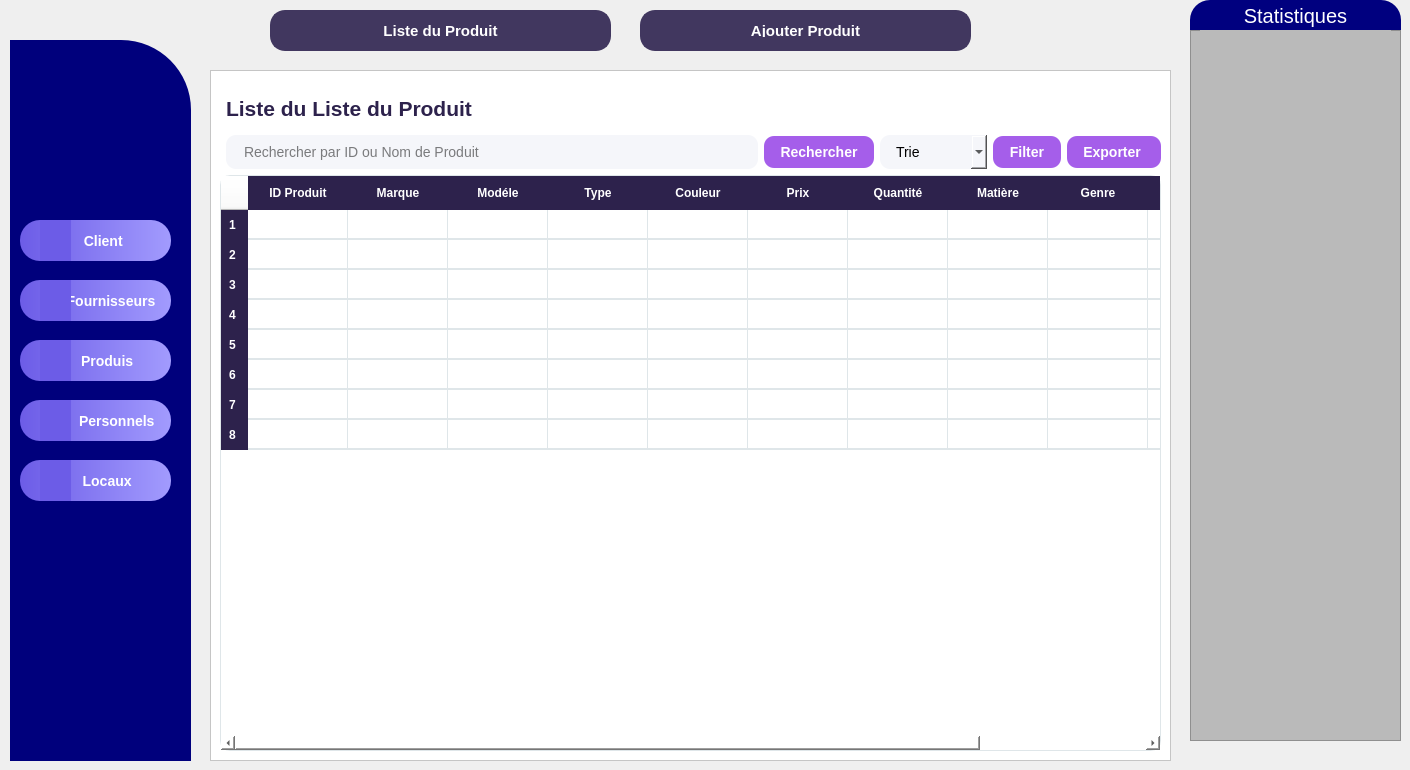
    <widget class="QWidget" name="page">
     <widget class="QFrame" name="frame_6">
      <property name="geometry">
       <rect>
        <x>10</x>
        <y>40</y>
        <width>181</width>
        <height>721</height>
       </rect>
      </property>
      <property name="toolTipDuration">
       <number>0</number>
      </property>
      <property name="styleSheet">
       <string notr="true">QFrame {
    border: none;
    background-color: white;
    border-top-right-radius: 70px;   /* 👈 arrondi seulement coin haut droit */
    border-top-left-radius: 0px;
    border-bottom-left-radius: 0px;
    border-bottom-right-radius: 0px;

	
	background-color: rgb(0, 0, 124);
}
</string>
      </property>
      <property name="frameShape">
       <enum>QFrame::Shape::StyledPanel</enum>
      </property>
      <property name="frameShadow">
       <enum>QFrame::Shadow::Raised</enum>
      </property>
      <widget class="QToolButton" name="toolButton_fourn1">
       <property name="geometry">
        <rect>
         <x>10</x>
         <y>240</y>
         <width>151</width>
         <height>41</height>
        </rect>
       </property>
       <property name="styleSheet">
        <string notr="true">QToolButton {
    border: none;
    border-radius: 20px;
    color: white;
    padding: 12px;
    background: qlineargradient(spread:pad, x1:0, y1:0, x2:1, y2:0, stop:0 #6c5ce7, stop:1 #a29bfe);
    font-weight: bold;
    font-size: 14px;
}
QToolButton:hover {
font-size: 16px;
    background: qlineargradient(spread:pad, x1:0, y1:0, x2:1, y2:0, stop:0 #a29bfe, stop:1 #fd79a8);
}</string>
       </property>
       <property name="text">
        <string>        Fournisseurs</string>
       </property>
      </widget>
      <widget class="QToolButton" name="toolButton_prod1">
       <property name="geometry">
        <rect>
         <x>10</x>
         <y>300</y>
         <width>151</width>
         <height>41</height>
        </rect>
       </property>
       <property name="styleSheet">
        <string notr="true">QToolButton {
    border: none;
    border-radius: 20px;
    color: white;
    padding: 12px;
    background: qlineargradient(spread:pad, x1:0, y1:0, x2:1, y2:0, stop:0 #6c5ce7, stop:1 #a29bfe);
    font-weight: bold;
    font-size: 14px;
}
QToolButton:hover {
font-size: 20px;
    background: qlineargradient(spread:pad, x1:0, y1:0, x2:1, y2:0, stop:0 #a29bfe, stop:1 #fd79a8);
}</string>
       </property>
       <property name="text">
        <string>      Produis</string>
       </property>
      </widget>
      <widget class="QToolButton" name="toolButton_person1">
       <property name="geometry">
        <rect>
         <x>10</x>
         <y>360</y>
         <width>151</width>
         <height>41</height>
        </rect>
       </property>
       <property name="styleSheet">
        <string notr="true">QToolButton {
    border: none;
    border-radius: 20px;
    color: white;
    padding: 12px;
    background: qlineargradient(spread:pad, x1:0, y1:0, x2:1, y2:0, stop:0 #6c5ce7, stop:1 #a29bfe);
    font-weight: bold;
    font-size: 14px;
}
QToolButton:hover {
font-size: 17px;
    background: qlineargradient(spread:pad, x1:0, y1:0, x2:1, y2:0, stop:0 #a29bfe, stop:1 #fd79a8);
}</string>
       </property>
       <property name="text">
        <string>           Personnels</string>
       </property>
      </widget>
      <widget class="QToolButton" name="toolButton_loc1">
       <property name="geometry">
        <rect>
         <x>10</x>
         <y>420</y>
         <width>151</width>
         <height>41</height>
        </rect>
       </property>
       <property name="styleSheet">
        <string notr="true">QToolButton {
    border: none;
    border-radius: 20px;
    color: white;
    padding: 12px;
    background: qlineargradient(spread:pad, x1:0, y1:0, x2:1, y2:0, stop:0 #6c5ce7, stop:1 #a29bfe);
    font-weight: bold;
    font-size: 14px;
}
QToolButton:hover {
font-size: 20px;
    background: qlineargradient(spread:pad, x1:0, y1:0, x2:1, y2:0, stop:0 #a29bfe, stop:1 #fd79a8);
}</string>
       </property>
       <property name="text">
        <string>      Locaux</string>
       </property>
      </widget>
      <widget class="QToolButton" name="toolButton_client1">
       <property name="geometry">
        <rect>
         <x>10</x>
         <y>180</y>
         <width>151</width>
         <height>41</height>
        </rect>
       </property>
       <property name="styleSheet">
        <string notr="true">QToolButton {
    border: none;
    border-radius: 20px;
    color: white;
    padding: 12px;
    background: qlineargradient(spread:pad, x1:0, y1:0, x2:1, y2:0, stop:0 #6c5ce7, stop:1 #a29bfe);
    font-weight: bold;
    font-size: 14px;
}
QToolButton:hover {
font-size: 20px;
    background: qlineargradient(spread:pad, x1:0, y1:0, x2:1, y2:0, stop:0 #a29bfe, stop:1 #fd79a8);
}</string>
       </property>
       <property name="text">
        <string>    Client</string>
       </property>
      </widget>
      <widget class="QLabel" name="label_4">
       <property name="geometry">
        <rect>
         <x>10</x>
         <y>20</y>
         <width>161</width>
         <height>111</height>
        </rect>
       </property>
       <property name="text">
        <string/>
       </property>
       <property name="pixmap">
        <pixmap resource="../../../../../Bureau/integ3/integ2/adem2/adem/img.qrc">:/new/prefix1/tt.png</pixmap>
       </property>
      </widget>
      <widget class="QLabel" name="label_11">
       <property name="geometry">
        <rect>
         <x>30</x>
         <y>180</y>
         <width>31</width>
         <height>41</height>
        </rect>
       </property>
       <property name="styleSheet">
        <string notr="true">background-color : #6c5ce7;</string>
       </property>
       <property name="text">
        <string/>
       </property>
       <property name="pixmap">
        <pixmap resource="../../../../../Bureau/integ3/integ2/adem2/adem/img.qrc">:/new/prefix1/client-removebg-preview.png</pixmap>
       </property>
      </widget>
      <widget class="QLabel" name="label_12">
       <property name="geometry">
        <rect>
         <x>30</x>
         <y>240</y>
         <width>31</width>
         <height>41</height>
        </rect>
       </property>
       <property name="styleSheet">
        <string notr="true">background-color : #6c5ce7;</string>
       </property>
       <property name="text">
        <string/>
       </property>
       <property name="pixmap">
        <pixmap resource="../../../../../Bureau/integ3/integ2/adem2/adem/img.qrc">:/new/prefix1/fournisseurs-removebg-preview.png</pixmap>
       </property>
      </widget>
      <widget class="QLabel" name="label_13">
       <property name="geometry">
        <rect>
         <x>30</x>
         <y>300</y>
         <width>31</width>
         <height>41</height>
        </rect>
       </property>
       <property name="styleSheet">
        <string notr="true">background-color : #6c5ce7;</string>
       </property>
       <property name="text">
        <string/>
       </property>
       <property name="pixmap">
        <pixmap resource="../../../../../Bureau/integ3/integ2/adem2/adem/img.qrc">:/new/prefix1/produit-removebg-preview.png</pixmap>
       </property>
      </widget>
      <widget class="QLabel" name="label_14">
       <property name="geometry">
        <rect>
         <x>30</x>
         <y>360</y>
         <width>31</width>
         <height>41</height>
        </rect>
       </property>
       <property name="styleSheet">
        <string notr="true">background-color : #6c5ce7;</string>
       </property>
       <property name="text">
        <string/>
       </property>
       <property name="pixmap">
        <pixmap resource="../../../../../Bureau/integ3/integ2/adem2/adem/img.qrc">:/new/prefix1/personal-removebg-preview.png</pixmap>
       </property>
      </widget>
      <widget class="QLabel" name="label_15">
       <property name="geometry">
        <rect>
         <x>30</x>
         <y>420</y>
         <width>31</width>
         <height>41</height>
        </rect>
       </property>
       <property name="styleSheet">
        <string notr="true">background-color : #6c5ce7;</string>
       </property>
       <property name="text">
        <string/>
       </property>
       <property name="pixmap">
        <pixmap resource="../../../../../Bureau/integ3/integ2/adem2/adem/img.qrc">:/new/prefix1/locaux-removebg-preview.png</pixmap>
       </property>
      </widget>
     </widget>
     <widget class="QLabel" name="label_32">
      <property name="geometry">
       <rect>
        <x>1190</x>
        <y>0</y>
        <width>211</width>
        <height>31</height>
       </rect>
      </property>
      <property name="styleSheet">
       <string notr="true">color: rgb(255, 255, 255);
background-color: rgb(0, 0, 127);
border-color: rgb(0, 0, 255);
font-size :20px;
border-top-right-radius: 20px;
border-top-left-radius: 20px;</string>
      </property>
      <property name="text">
       <string>Statistiques</string>
      </property>
      <property name="alignment">
       <set>Qt::AlignmentFlag::AlignCenter</set>
      </property>
     </widget>
     <widget class="QPushButton" name="btnListePersonnel_5">
      <property name="geometry">
       <rect>
        <x>270</x>
        <y>10</y>
        <width>341</width>
        <height>41</height>
       </rect>
      </property>
      <property name="styleSheet">
       <string notr="true">QPushButton {
    background-color: #41375f;
    color: white;
    font-weight: bold;
    border-radius: 15px;
    padding: 12px 24px;
    font-size: 15px;
    border: 2px solid #41375f;
}
QPushButton:hover {
    background-color: #5a4a82;
    border: 2px solid #7158a0;
}</string>
      </property>
      <property name="text">
       <string>Liste du Produit</string>
      </property>
     </widget>
     <widget class="QFrame" name="frame_18">
      <property name="geometry">
       <rect>
        <x>1190</x>
        <y>30</y>
        <width>211</width>
        <height>711</height>
       </rect>
      </property>
      <property name="styleSheet">
       <string notr="true">background-color: rgb(186, 186, 186);</string>
      </property>
      <property name="frameShape">
       <enum>QFrame::Shape::StyledPanel</enum>
      </property>
      <property name="frameShadow">
       <enum>QFrame::Shadow::Raised</enum>
      </property>
      <widget class="QLabel" name="label_33">
       <property name="geometry">
        <rect>
         <x>10</x>
         <y>-20</y>
         <width>191</width>
         <height>351</height>
        </rect>
       </property>
       <property name="text">
        <string/>
       </property>
       <property name="pixmap">
        <pixmap resource="../../../../../Bureau/integ3/integ2/adem2/adem/M.qrc">:/new/prefix1/784a706a-f6af-4062-9180-299d6847a0c1.png</pixmap>
       </property>
       <property name="scaledContents">
        <bool>true</bool>
       </property>
       <property name="wordWrap">
        <bool>false</bool>
       </property>
       <property name="openExternalLinks">
        <bool>true</bool>
       </property>
      </widget>
      <widget class="QLabel" name="label_34">
       <property name="geometry">
        <rect>
         <x>10</x>
         <y>340</y>
         <width>191</width>
         <height>351</height>
        </rect>
       </property>
       <property name="text">
        <string/>
       </property>
       <property name="pixmap">
        <pixmap resource="../../../../../Bureau/integ3/integ2/adem2/adem/mm.qrc">:/new/prefix1/456.png</pixmap>
       </property>
       <property name="scaledContents">
        <bool>true</bool>
       </property>
       <property name="wordWrap">
        <bool>true</bool>
       </property>
       <property name="openExternalLinks">
        <bool>true</bool>
       </property>
      </widget>
     </widget>
     <widget class="QFrame" name="frame_12">
      <property name="geometry">
       <rect>
        <x>210</x>
        <y>70</y>
        <width>961</width>
        <height>691</height>
       </rect>
      </property>
      <property name="styleSheet">
       <string notr="true">background-color: rgb(255, 255, 255);</string>
      </property>
      <property name="frameShape">
       <enum>QFrame::Shape::StyledPanel</enum>
      </property>
      <property name="frameShadow">
       <enum>QFrame::Shadow::Raised</enum>
      </property>
      <layout class="QHBoxLayout" name="horizontalLayout_5">
       <item>
        <layout class="QVBoxLayout" name="verticalLayout_5">
         <item>
          <layout class="QHBoxLayout" name="headerLayout_9"/>
         </item>
         <item>
          <widget class="QLabel" name="lblListeClients_5">
           <property name="font">
            <font>
             <pointsize>16</pointsize>
             <bold>true</bold>
            </font>
           </property>
           <property name="styleSheet">
            <string notr="true">color:#2d224c;font-weight:bold;margin:16px 0 8px 0;
background-color: rgb(255, 255, 255);</string>
           </property>
           <property name="text">
            <string>Liste du Liste du Produit</string>
           </property>
          </widget>
         </item>
         <item>
          <layout class="QHBoxLayout" name="searchLayout_5">
           <item>
            <widget class="QFrame" name="frame_13">
             <property name="styleSheet">
              <string notr="true">background-color: rgb(0, 0, 124);; border-radius:20px;</string>
             </property>
             <property name="frameShape">
              <enum>QFrame::Shape::StyledPanel</enum>
             </property>
             <property name="frameShadow">
              <enum>QFrame::Shadow::Raised</enum>
             </property>
             <widget class="QToolButton" name="toolButton_27">
              <property name="geometry">
               <rect>
                <x>20</x>
                <y>240</y>
                <width>141</width>
                <height>41</height>
               </rect>
              </property>
              <property name="styleSheet">
               <string notr="true">QToolButton { border: none; border-radius: 20px; color: white; padding: 10px; background: qlineargradient(spread:pad, x1:0, y1:0, x2:1, y2:0, stop:0 #9B59B6, stop:1 #BDC3C7); } QToolButton:hover { background: qlineargradient(spread:pad, x1:0, y1:0, x2:1, y2:0, stop:0 #BDC3C7, stop:1 #F8C8DC); }</string>
              </property>
              <property name="text">
               <string>Fournisseurs</string>
              </property>
             </widget>
             <widget class="QToolButton" name="toolButton_28">
              <property name="geometry">
               <rect>
                <x>20</x>
                <y>300</y>
                <width>141</width>
                <height>41</height>
               </rect>
              </property>
              <property name="styleSheet">
               <string notr="true">QToolButton { border: none; border-radius: 20px; color: white; padding: 10px; background: qlineargradient(spread:pad, x1:0, y1:0, x2:1, y2:0, stop:0 #9B59B6, stop:1 #BDC3C7); } QToolButton:hover { background: qlineargradient(spread:pad, x1:0, y1:0, x2:1, y2:0, stop:0 #BDC3C7, stop:1 #F8C8DC); }</string>
              </property>
              <property name="text">
               <string>Produis</string>
              </property>
             </widget>
             <widget class="QToolButton" name="toolButton_29">
              <property name="geometry">
               <rect>
                <x>20</x>
                <y>360</y>
                <width>141</width>
                <height>41</height>
               </rect>
              </property>
              <property name="styleSheet">
               <string notr="true">QToolButton { border: none; border-radius: 20px; color: white; padding: 10px; background: qlineargradient(spread:pad, x1:0, y1:0, x2:1, y2:0, stop:0 #9B59B6, stop:1 #BDC3C7); } QToolButton:hover { background: qlineargradient(spread:pad, x1:0, y1:0, x2:1, y2:0, stop:0 #BDC3C7, stop:1 #F8C8DC); }</string>
              </property>
              <property name="text">
               <string>Personnels</string>
              </property>
             </widget>
             <widget class="QToolButton" name="toolButton_30">
              <property name="geometry">
               <rect>
                <x>20</x>
                <y>420</y>
                <width>141</width>
                <height>41</height>
               </rect>
              </property>
              <property name="styleSheet">
               <string notr="true">QToolButton { border: none; border-radius: 20px; color: white; padding: 10px; background: qlineargradient(spread:pad, x1:0, y1:0, x2:1, y2:0, stop:0 #9B59B6, stop:1 #BDC3C7); } QToolButton:hover { background: qlineargradient(spread:pad, x1:0, y1:0, x2:1, y2:0, stop:0 #BDC3C7, stop:1 #F8C8DC); }</string>
              </property>
              <property name="text">
               <string>Locaux</string>
              </property>
             </widget>
             <widget class="QToolButton" name="toolButton_31">
              <property name="geometry">
               <rect>
                <x>20</x>
                <y>180</y>
                <width>141</width>
                <height>41</height>
               </rect>
              </property>
              <property name="styleSheet">
               <string notr="true">QToolButton { border: none; border-radius: 20px; color: white; padding: 10px; background: qlineargradient(spread:pad, x1:0, y1:0, x2:1, y2:0, stop:0 #9B59B6, stop:1 #BDC3C7); } QToolButton:hover { background: qlineargradient(spread:pad, x1:0, y1:0, x2:1, y2:0, stop:0 #BDC3C7, stop:1 #F8C8DC); }
</string>
              </property>
              <property name="text">
               <string>Client</string>
              </property>
             </widget>
            </widget>
           </item>
           <item>
            <widget class="QLineEdit" name="searchLineEdit_5">
             <property name="styleSheet">
              <string notr="true">background-color:#f5f6fa;border-radius:10px;padding:8px 16px;font-size:14px;color :black;</string>
             </property>
             <property name="placeholderText">
              <string>Rechercher par ID ou Nom de Produit</string>
             </property>
            </widget>
           </item>
           <item>
            <widget class="QPushButton" name="btnRechercher_5">
             <property name="styleSheet">
              <string>background-color:#a55eea;color:white;font-weight:bold;border-radius:10px;padding:8px 16px;font-size:14px;</string>
             </property>
             <property name="text">
              <string>Rechercher</string>
             </property>
            </widget>
           </item>
           <item>
            <widget class="QComboBox" name="comboProfession_5">
             <property name="acceptDrops">
              <bool>false</bool>
             </property>
             <property name="styleSheet">
              <string notr="true">background-color:#f5f6fa;border-radius:10px;padding:8px 16px;font-size:14px;color :black; </string>
             </property>
             <property name="editable">
              <bool>false</bool>
             </property>
             <property name="currentText">
              <string>Trie</string>
             </property>
             <item>
              <property name="text">
               <string>Trie</string>
              </property>
             </item>
             <item>
              <property name="text">
               <string>Prix Bas</string>
              </property>
             </item>
             <item>
              <property name="text">
               <string>Prix Haut</string>
              </property>
             </item>
             <item>
              <property name="text">
               <string>A-Z</string>
              </property>
             </item>
             <item>
              <property name="text">
               <string>Z-A</string>
              </property>
             </item>
            </widget>
           </item>
           <item>
            <widget class="QPushButton" name="btnFilter_5">
             <property name="styleSheet">
              <string notr="true">background-color:#a55eea;color:white;font-weight:bold;border-radius:10px;padding:8px 16px;font-size:14px;</string>
             </property>
             <property name="text">
              <string>Filter</string>
             </property>
            </widget>
           </item>
           <item>
            <widget class="QPushButton" name="btnExporter_5">
             <property name="styleSheet">
              <string notr="true">background-color:#a55eea;color:white;font-weight:bold;border-radius:10px;padding:8px 16px;font-size:14px;</string>
             </property>
             <property name="text">
              <string>Exporter </string>
             </property>
            </widget>
           </item>
          </layout>
         </item>
         <item>
          <layout class="QHBoxLayout" name="headerLayout_10">
           <item>
            <widget class="QTableWidget" name="tablePersonnel_3">
             <property name="styleSheet">
              <string notr="true">/* --- Style du conteneur principal de la table --- */
QTableWidget {
    background-color: white;
    color: rgb(0, 0, 0);
    border-radius: 10px;
    gridline-color: #dfe6e9;
    border: 1px solid #dfe6e9;
}

/* --- Style de l'en-tête --- */
QHeaderView::section {
    background-color: #2d224c;
    color: white;
    font-weight: bold;
    padding: 8px;
    border: none;
}

/* --- Style pour chaque cellule (SANS PADDING) --- */
QTableWidget::item {
    border-bottom: 1px solid #dfe6e9;
}

/* --- Style pour les cellules sélectionnées --- */
QTableWidget::item:selected {
    background-color: #a29bfe;
    color: white;
}</string>
             </property>
             <row/>
             <row/>
             <row/>
             <row/>
             <row/>
             <row/>
             <row/>
             <row/>
             <column>
              <property name="text">
               <string>ID Produit</string>
              </property>
             </column>
             <column>
              <property name="text">
               <string>Marque</string>
              </property>
             </column>
             <column>
              <property name="text">
               <string>Modéle</string>
              </property>
             </column>
             <column>
              <property name="text">
               <string>Type</string>
              </property>
             </column>
             <column>
              <property name="text">
               <string>Couleur</string>
              </property>
             </column>
             <column>
              <property name="text">
               <string>Prix</string>
              </property>
             </column>
             <column>
              <property name="text">
               <string>Quantité</string>
              </property>
             </column>
             <column>
              <property name="text">
               <string>Matière</string>
              </property>
             </column>
             <column>
              <property name="text">
               <string>Genre</string>
              </property>
             </column>
             <column>
              <property name="text">
               <string>Date d'ajout</string>
              </property>
             </column>
             <column>
              <property name="text">
               <string>Actions</string>
              </property>
             </column>
             <item row="0" column="0">
              <property name="text">
               <string/>
              </property>
             </item>
             <item row="0" column="1">
              <property name="text">
               <string/>
              </property>
             </item>
             <item row="0" column="2">
              <property name="text">
               <string/>
              </property>
             </item>
             <item row="0" column="3">
              <property name="text">
               <string/>
              </property>
             </item>
             <item row="0" column="10">
              <property name="text">
               <string/>
              </property>
             </item>
             <item row="1" column="0">
              <property name="text">
               <string/>
              </property>
             </item>
             <item row="1" column="1">
              <property name="text">
               <string/>
              </property>
             </item>
             <item row="1" column="2">
              <property name="text">
               <string/>
              </property>
             </item>
             <item row="1" column="3">
              <property name="text">
               <string/>
              </property>
             </item>
             <item row="2" column="0">
              <property name="text">
               <string/>
              </property>
             </item>
             <item row="2" column="1">
              <property name="text">
               <string/>
              </property>
             </item>
             <item row="2" column="2">
              <property name="text">
               <string/>
              </property>
             </item>
             <item row="2" column="3">
              <property name="text">
               <string/>
              </property>
             </item>
            </widget>
           </item>
          </layout>
         </item>
         <item>
          <layout class="QHBoxLayout" name="actionButtonsLayout_5"/>
         </item>
        </layout>
       </item>
      </layout>
     </widget>
     <widget class="QPushButton" name="btnAjouterPersonnel_5">
      <property name="geometry">
       <rect>
        <x>640</x>
        <y>10</y>
        <width>331</width>
        <height>41</height>
       </rect>
      </property>
      <property name="styleSheet">
       <string notr="true">QPushButton {
    background-color: #41375f;
    color: white;
    font-weight: bold;
    border-radius: 15px;
    padding: 12px 24px;
    font-size: 15px;
    border: 2px solid #41375f;
}
QPushButton:hover {
    background-color: #5a4a82;
    border: 2px solid #7158a0;
}</string>
      </property>
      <property name="text">
       <string>Ajouter Produit</string>
      </property>
     </widget>
    </widget>
